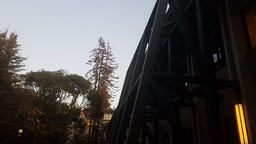
#> input picture HDR/image/q2/ISO_100_T_500.JPG, 256 x 144 px, shrunk from 2048 x 1152 before the run, found by its file name
$ python q3.py
#> lines starting #> are read from the running program, lines starting #| are printed output that depends on the picture
import cv2
import numpy as np
from matplotlib import pyplot as plt
import math

direction = './image/q2/'
imgCount = 3
color = ('b','g','r')
g = [2.098, 1.952, 1.966]

i500 = cv2.imread(direction+'ISO_100_T_500.jpg')
#> i500 is the input picture: shape (144, 256, 3); mean B, G, R 74.6, 75.6, 78.3
i250 = cv2.imread(direction+'ISO_100_T_250.jpg')
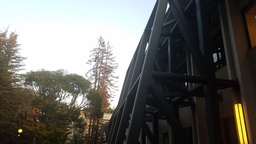
#> input picture HDR/image/q2/ISO_100_T_250.JPG, 256 x 144 px, shrunk from 2048 x 1152 before the run, found by its file name
#> i250 is the input picture: shape (144, 256, 3); mean B, G, R 97.9, 102.5, 103.1
i90 = cv2.imread(direction+'ISO_100_T_90.jpg')
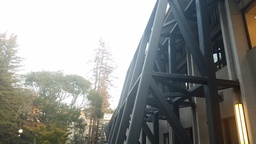
#> input picture HDR/image/q2/ISO_100_T_90.JPG, 256 x 144 px, shrunk from 2048 x 1152 before the run, found by its file name
#> i90 is the input picture: shape (144, 256, 3); mean B, G, R 138.2, 141.7, 140.4
a1 = 50/25
a2 = 50/9
originalImageArr = [i500, i250, i90]

#sampling a square
imageArr = [0 for n in range(0, imgCount)]

def hdr1_data(img_1, img_2, img_3, a1, a2):
#> called with a1 = 2, a2 = 5.56
	yAxis = [[0 for n in range(0, img_1.shape[0] * img_1.shape[1])] for n in range(0, 3)]
	pixel_id = 0
	for row in range(0,img_1.shape[0]):
		for col in range(0,img_1.shape[1]):
			if(img_3[row,col,0] < 255 and img_3[row,col,1] < 255 and img_3[row,col,2] < 255):#use img3
				for idxColor in range(0,3):
					yAxis[idxColor][pixel_id] = img_3[row,col,idxColor]**g[idxColor] / a2
			elif(img_2[row,col,0] < 255 and img_2[row,col,1] < 255 and img_2[row,col,2] < 255):#use img2
				for idxColor in range(0,3):
					yAxis[idxColor][pixel_id] = img_2[row,col,idxColor]**g[idxColor] / a1
			else:
				for idxColor in range(0,3):
					yAxis[idxColor][pixel_id] = img_1[row,col,idxColor]**g[idxColor]
			pixel_id += 1
#> after the loop, pixel_id = 36864; yAxis = 3 items
	return yAxis

def hdr2_data(img_1, img_2, img_3, a1, a2):
	yAxis = [[0 for n in range(0, img_1.shape[0] * img_1.shape[1])] for n in range(0, 3)]
	pixel_id = 0
	for row in range(0,img_1.shape[0]):
		for col in range(0,img_1.shape[1]):
			if (img_3[row,col,0] < 255 and img_3[row,col,1] < 255 and img_3[row,col,2] < 255):#use img3
				for idxColor in range(0,3):
					yAxis[idxColor][pixel_id] = (img_3[row,col,idxColor]**g[idxColor] / a2 + img_2[row,col,idxColor]**g[idxColor] / a1 + img_1[row,col,idxColor]**g[idxColor]) / 3
			elif (img_2[row,col,0] < 255 and img_2[row,col,1] < 255 and img_2[row,col,2] < 255):#use img2
				for idxColor in range(0,3):
					yAxis[idxColor][pixel_id] = (img_2[row,col,idxColor]**g[idxColor] / a1 + img_1[row,col,idxColor]**g[idxColor]) / 2
			else:
				for idxColor in range(0,3):
					yAxis[idxColor][pixel_id] = img_1[row,col,idxColor]**g[idxColor]
			pixel_id += 1
	return yAxis


#hdr_a1 plot
yAxis_a1 = hdr1_data(originalImageArr[0], originalImageArr[1], originalImageArr[2], a1, a2)
#> yAxis_a1 = 3 items
plt.xlabel('B\'g')
plt.ylabel('count')
for idxColor in range(0,3):
	plot_id = 231 + idxColor
	plt.subplot(plot_id)
	plt.hist(yAxis_a1[idxColor], bins=25, range=(0,255**g[idxColor] + 1))
	plt.grid(True)

#hdr_a2 plot
yAxis_a2 = hdr2_data(originalImageArr[0], originalImageArr[1], originalImageArr[2], a1, a2)
#> after the loop in hdr2_data, `for row in range(0,img_1.shape[0]):`: pixel_id = 36864; yAxis = 3 items
#> yAxis_a2 = 3 items
plt.xlabel('B\'g')
plt.ylabel('count')
for idxColor in range(0,3):
	plot_id = 234 + idxColor
	plt.subplot(plot_id)
	plt.hist(yAxis_a2[idxColor], bins=25, range=(0,255**g[idxColor] + 1))
	plt.grid(True)

plt.show()
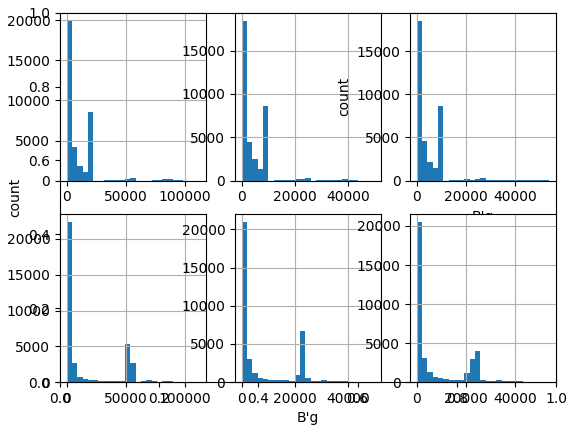
#> figure drawn by matplotlib, 6 panels; panel 1: tallest bar 19951 high, from x = 4.55e-13 to 4477; panel 2: tallest bar 18471 high, from x = 1.14e-13 to 1993.6; panel 3: tallest bar 18524 high, from x = 0 to 2154.4; panel 4: tallest bar 22329 high, from x = 4.55e-13 to 4477
